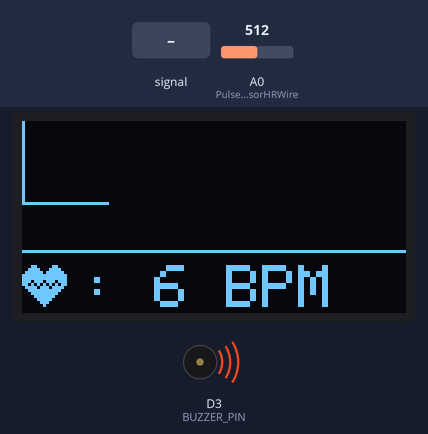
This sketch was run on a simulated ESP8266 (NodeMCU). Parts: 128×64 one-colour display, buzzer (waves = sounding, pin HIGH). The inputs (shaded band) are chosen by the test bench; at power-on: A0 (PulseSensorHRWire) = 512. WiFi joins after 1.5 s; servers stay silent unless stated; web services answer with replies made up by the test bench; what the sketch prints to the serial monitor is not drawn.

Above: at 7.8 s.
7.9 s: A0 (PulseSensorHRWire) fed a 200 Hz sine of ±81 counts around its level
At 8.36 s:
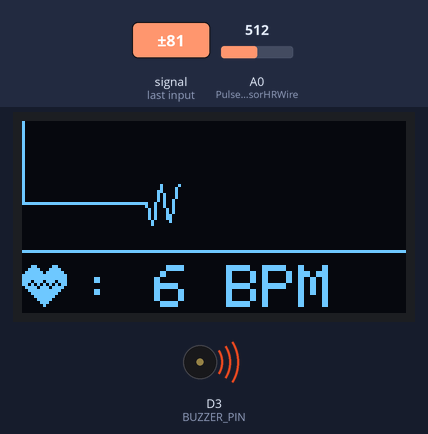
9.7 s: A0 (PulseSensorHRWire) set to 340
At 9.91 s:
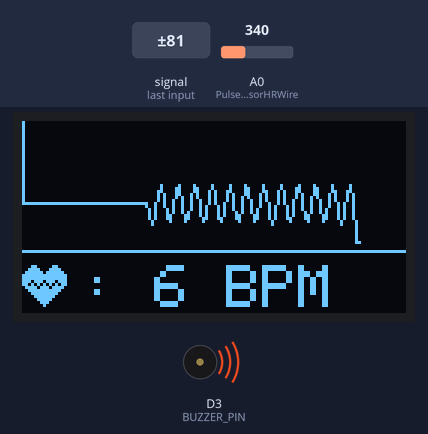
11.2 s: A0 (PulseSensorHRWire) fed a 1000 Hz sine of ±255 counts around its level
At 11.82 s:
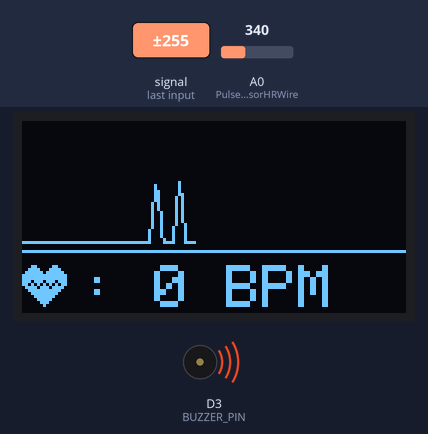
12.8 s: A0 (PulseSensorHRWire) set to 360
At 13.06 s:
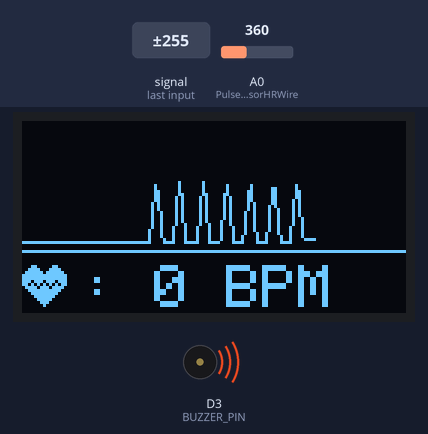
14.4 s: A0 (PulseSensorHRWire) set to 306
At 14.61 s:
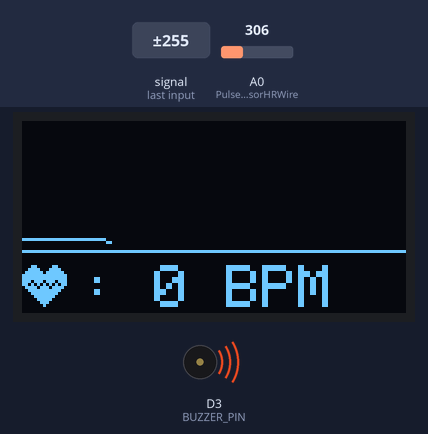
Timing chart, 0 to 16.9 s (numbered marks = the images above; inputs shaded):
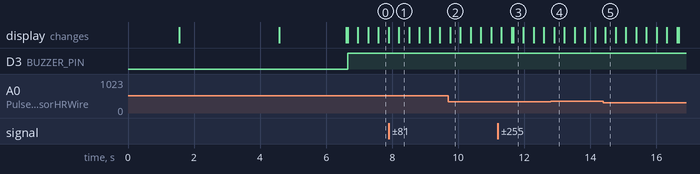

The sketch:

DetakJantung_Project.ino
```cpp
#include <ESP8266HTTPClient.h>
#include <SPI.h>
#include <ESP8266WiFi.h>
#include <ESP8266WiFiMulti.h>
#include <WiFiClient.h>
#include <Wire.h>
#include <Adafruit_GFX.h>
#include <Adafruit_SSD1306.h>
#include <UrlEncode.h>
#include <PulseSensorPlayground.h>

//Configure WiFi ssid and password
const char* ssid = "Nurhayoto";
const char* password = "yoto1012";
// siapkan variabel menampung url
//String url;
String phoneNumber = "+6281269767532";
String apiKey = "5533275";

#define SCREEN_WIDTH 128 //--> Lebar OLED Display
#define SCREEN_HEIGHT 64 //--> Tinggi OLED Display
#define OLED_RESET     -1 // Reset pin
Adafruit_SSD1306 display(SCREEN_WIDTH, SCREEN_HEIGHT, &Wire, OLED_RESET);
unsigned long previousMillisGetHR = 0; //--> menyimpan waktu millis ketika sudah diperbaharui (heartbeat)
unsigned long previousMillisResultHR = 0; //--> menyimpan waktu millis ketika sudah diperbaharui (BPM)
const long intervalGetHR = 20; //--> Interval pebacaan.
const long intervalResultHR = 5000; //--> Interval pembacaan setiap 5 detik
int PulseSensorSignal;
const int PulseSensorHRWire = A0;
const int BUZZER_PIN = D3;
int UpperThreshold = 120;
int LowerThreshold = 60;
int cntHB = 0;
boolean ThresholdStat = true; //--> variabel untuk mentriger detak jantung
int detak_jantung = 0;

int x=0;
int y=0;
int lastx=0;
int lasty=0;

//----------------------------------------'HaloTechLogo', 128x64px
const unsigned char HaloTechLogo [] PROGMEM = {
   0x00, 0x00, 0x00, 0x00, 0x00, 0x00, 0x00, 0x00, 0x00, 0x00, 0x00, 0x00, 0x00, 0x00, 0x00, 0x00,
	0x00, 0x00, 0x00, 0x00, 0x00, 0x00, 0x00, 0x00, 0x00, 0x00, 0x00, 0x00, 0x00, 0x00, 0x00, 0x00,
	0x00, 0x00, 0x00, 0x00, 0x00, 0x00, 0x00, 0x00, 0x00, 0x00, 0x00, 0x00, 0x00, 0x00, 0x00, 0x00,
	0x00, 0x00, 0x00, 0x00, 0x00, 0x00, 0x00, 0x00, 0x00, 0x00, 0x00, 0x00, 0x00, 0x00, 0x00, 0x00,
	0x00, 0x00, 0x00, 0x00, 0x00, 0x00, 0x00, 0x00, 0x00, 0x00, 0x00, 0x00, 0x00, 0x00, 0x00, 0x00,
	0x00, 0x00, 0x00, 0x00, 0x00, 0x00, 0x00, 0x00, 0x00, 0x00, 0x00, 0x00, 0x00, 0x00, 0x00, 0x00,
	0x00, 0x00, 0x00, 0x00, 0x00, 0x00, 0x00, 0x00, 0x00, 0x00, 0x00, 0x00, 0x00, 0x00, 0x00, 0x00,
	0x00, 0x00, 0x00, 0x00, 0x00, 0x00, 0x00, 0x00, 0x00, 0x00, 0x00, 0x00, 0x00, 0x00, 0x00, 0x00,
	0x00, 0x00, 0x00, 0x00, 0x00, 0x00, 0x00, 0x00, 0x00, 0x00, 0x00, 0x00, 0x00, 0x00, 0x00, 0x00,
	0x00, 0x00, 0x00, 0x00, 0x00, 0x00, 0x00, 0x00, 0x00, 0x00, 0x00, 0x00, 0x00, 0x00, 0x00, 0x00,
	0x00, 0x00, 0x00, 0x00, 0x00, 0x00, 0x00, 0x00, 0x00, 0x00, 0x00, 0x00, 0x00, 0x00, 0x00, 0x00,
	0x00, 0x00, 0x00, 0x00, 0x00, 0x00, 0x00, 0x00, 0x00, 0x00, 0x00, 0x00, 0x00, 0x00, 0x00, 0x00,
	0x00, 0x00, 0x00, 0x00, 0x00, 0x00, 0x00, 0x00, 0x00, 0x00, 0x00, 0x00, 0x00, 0x00, 0x00, 0x00,
	0x00, 0x00, 0x00, 0x00, 0x00, 0x00, 0x00, 0x00, 0x00, 0x00, 0x00, 0x00, 0x00, 0x00, 0x00, 0x00,
	0x00, 0x00, 0x00, 0x00, 0x00, 0x00, 0x00, 0x00, 0x00, 0x00, 0x00, 0x00, 0x00, 0x00, 0x00, 0x00,
	0x00, 0x00, 0x00, 0x00, 0x00, 0x00, 0x00, 0x00, 0x00, 0x00, 0x00, 0x00, 0x00, 0x00, 0x00, 0x00,
	0x00, 0x00, 0x00, 0x00, 0x00, 0x00, 0x00, 0x00, 0x00, 0x00, 0x00, 0x00, 0x00, 0x00, 0x00, 0x00,
	0x00, 0x00, 0x00, 0x00, 0x00, 0x00, 0x00, 0x00, 0x00, 0x00, 0x00, 0x00, 0x00, 0x00, 0x00, 0x00,
	0x00, 0x00, 0x00, 0x00, 0x00, 0x00, 0x00, 0x00, 0x00, 0x00, 0x00, 0x00, 0x00, 0x00, 0x00, 0x00,
	0x00, 0x00, 0x00, 0x00, 0x00, 0x00, 0x00, 0x84, 0x21, 0x00, 0x00, 0x00, 0x00, 0x00, 0x00, 0x00,
	0x00, 0x00, 0x00, 0x00, 0x00, 0x00, 0x00, 0x84, 0x21, 0x00, 0x00, 0x00, 0x00, 0x00, 0x00, 0x00,
	0x00, 0x00, 0x00, 0x00, 0x00, 0x00, 0x08, 0x00, 0x00, 0x10, 0x00, 0x00, 0x00, 0x00, 0x00, 0x00,
	0x00, 0x00, 0x00, 0x00, 0x00, 0x00, 0x11, 0x00, 0x00, 0x88, 0x00, 0x00, 0x00, 0x00, 0x00, 0x00,
	0x00, 0x00, 0x00, 0x00, 0x00, 0x00, 0x11, 0x00, 0x00, 0x88, 0x00, 0x00, 0x00, 0x00, 0x00, 0x00,
	0x00, 0x00, 0x00, 0x00, 0x00, 0x00, 0x11, 0x00, 0xd0, 0x88, 0x00, 0x00, 0x00, 0x00, 0x00, 0x00,
	0x00, 0x00, 0x00, 0x00, 0x00, 0x00, 0x11, 0x10, 0x00, 0x88, 0x00, 0x00, 0x00, 0x00, 0x00, 0x00,
	0x00, 0x00, 0x00, 0x00, 0x00, 0x00, 0x11, 0x20, 0x00, 0x88, 0x00, 0x00, 0x00, 0x00, 0x00, 0x00,
	0x00, 0x00, 0x00, 0x00, 0x00, 0x00, 0x11, 0x00, 0x04, 0x88, 0x00, 0x00, 0x00, 0x00, 0x00, 0x00,
	0x00, 0x00, 0x00, 0x00, 0x00, 0x00, 0x11, 0x00, 0x18, 0x88, 0x00, 0x00, 0x00, 0x00, 0x00, 0x00,
	0x00, 0x00, 0x00, 0x00, 0x00, 0x00, 0x11, 0x0a, 0x00, 0x88, 0x00, 0x00, 0x00, 0x00, 0x00, 0x00,
	0x00, 0x00, 0x00, 0x00, 0x00, 0x00, 0x11, 0x00, 0x00, 0x88, 0x00, 0x00, 0x00, 0x00, 0x00, 0x00,
	0x00, 0x00, 0x00, 0x00, 0x00, 0x00, 0x10, 0x00, 0x00, 0x08, 0x00, 0x00, 0x00, 0x00, 0x00, 0x00,
	0x00, 0x00, 0x00, 0x00, 0x00, 0x00, 0x08, 0x00, 0x00, 0x10, 0x00, 0x00, 0x00, 0x00, 0x00, 0x00,
	0x00, 0x00, 0x00, 0x00, 0x00, 0x00, 0x00, 0x84, 0x21, 0x00, 0x00, 0x00, 0x00, 0x00, 0x00, 0x00,
	0x00, 0x00, 0x00, 0x00, 0x00, 0x00, 0x00, 0x00, 0x00, 0x00, 0x00, 0x00, 0x00, 0x00, 0x00, 0x00,
	0x00, 0x00, 0x00, 0x00, 0x00, 0x00, 0x00, 0x00, 0x00, 0x00, 0x00, 0x00, 0x00, 0x00, 0x00, 0x00,
	0x00, 0x00, 0x00, 0x00, 0x00, 0x00, 0x00, 0x00, 0x00, 0x00, 0x00, 0x00, 0x00, 0x00, 0x00, 0x00,
	0x00, 0x00, 0x00, 0x00, 0x00, 0x00, 0x00, 0x00, 0x00, 0x00, 0x00, 0x00, 0x00, 0x00, 0x00, 0x00,
	0x00, 0x00, 0x00, 0x00, 0x00, 0x00, 0x00, 0x00, 0x00, 0x00, 0x00, 0x00, 0x00, 0x00, 0x00, 0x00,
	0x00, 0x0f, 0x00, 0x18, 0xc2, 0x38, 0x8e, 0x30, 0x08, 0xe2, 0x38, 0x63, 0x82, 0x78, 0x70, 0x00,
	0x00, 0x07, 0x80, 0x70, 0x70, 0x38, 0x1c, 0x1c, 0x00, 0xe0, 0x38, 0x07, 0x02, 0x38, 0x70, 0x00,
	0x00, 0x03, 0xc0, 0xf0, 0x78, 0x38, 0x38, 0x1c, 0x00, 0xe0, 0x38, 0x8f, 0x00, 0x38, 0x70, 0x00,
	0x00, 0x01, 0xe0, 0xf0, 0x78, 0x38, 0x38, 0x1c, 0x00, 0xe0, 0x38, 0x8f, 0x00, 0x38, 0x70, 0x00,
	0x00, 0x00, 0xe0, 0x70, 0x70, 0x38, 0x1c, 0x1c, 0x00, 0xe0, 0x38, 0x07, 0x00, 0x38, 0x70, 0x00,
	0x00, 0x00, 0xe0, 0x38, 0xe0, 0x38, 0x0c, 0x30, 0x00, 0xe0, 0x38, 0x63, 0x80, 0x38, 0x70, 0x00,
	0x00, 0x00, 0x00, 0x00, 0x00, 0x00, 0x00, 0x00, 0x00, 0x00, 0x00, 0x00, 0x00, 0x00, 0x00, 0x00,
	0x00, 0x00, 0x00, 0x00, 0x00, 0x00, 0x00, 0x00, 0x00, 0x00, 0x00, 0x00, 0x00, 0x00, 0x00, 0x00,
	0x00, 0x00, 0x00, 0x00, 0x00, 0x00, 0x00, 0x00, 0x00, 0x00, 0x00, 0x00, 0x00, 0x00, 0x00, 0x00,
	0x00, 0x00, 0x00, 0x00, 0x00, 0x00, 0x00, 0x00, 0x00, 0x00, 0x00, 0x00, 0x00, 0x00, 0x00, 0x00,
	0x00, 0x00, 0x00, 0x00, 0x00, 0x00, 0x00, 0x00, 0x00, 0x00, 0x00, 0x00, 0x00, 0x00, 0x00, 0x00,
	0x00, 0x00, 0x00, 0x00, 0x00, 0x00, 0x00, 0x00, 0x00, 0x00, 0x00, 0x00, 0x00, 0x00, 0x00, 0x00,
	0x00, 0x00, 0x00, 0x00, 0x00, 0x00, 0x00, 0x00, 0x00, 0x00, 0x00, 0x00, 0x00, 0x00, 0x00, 0x00,
	0x00, 0x00, 0x00, 0x00, 0x00, 0x00, 0x00, 0x00, 0x00, 0x00, 0x00, 0x00, 0x00, 0x00, 0x00, 0x00,
	0x00, 0x00, 0x00, 0x00, 0x00, 0x00, 0x00, 0x00, 0x00, 0x00, 0x00, 0x00, 0x00, 0x00, 0x00, 0x00,
	0x00, 0x00, 0x00, 0x00, 0x00, 0x00, 0x00, 0x00, 0x00, 0x00, 0x00, 0x00, 0x00, 0x00, 0x00, 0x00,
	0x00, 0x00, 0x00, 0x00, 0x00, 0x00, 0x00, 0x00, 0x00, 0x00, 0x00, 0x00, 0x00, 0x00, 0x00, 0x00,
	0x00, 0x00, 0x00, 0x00, 0x00, 0x00, 0x00, 0x00, 0x00, 0x00, 0x00, 0x00, 0x00, 0x00, 0x00, 0x00,
	0x00, 0x00, 0x00, 0x00, 0x00, 0x00, 0x00, 0x00, 0x00, 0x00, 0x00, 0x00, 0x00, 0x00, 0x00, 0x00,
	0x00, 0x00, 0x00, 0x00, 0x00, 0x00, 0x00, 0x00, 0x00, 0x00, 0x00, 0x00, 0x00, 0x00, 0x00, 0x00,
	0x00, 0x00, 0x00, 0x00, 0x00, 0x00, 0x00, 0x00, 0x00, 0x00, 0x00, 0x00, 0x00, 0x00, 0x00, 0x00,
	0x00, 0x00, 0x00, 0x00, 0x00, 0x00, 0x00, 0x00, 0x00, 0x00, 0x00, 0x00, 0x00, 0x00, 0x00, 0x00,
	0x00, 0x00, 0x00, 0x00, 0x00, 0x00, 0x00, 0x00, 0x00, 0x00, 0x00, 0x00, 0x00, 0x00, 0x00, 0x00,
	0x00, 0x00, 0x00, 0x00, 0x00, 0x00, 0x00, 0x00, 0x00, 0x00, 0x00, 0x00, 0x00, 0x00, 0x00, 0x00,
	0x00, 0x00, 0x00, 0x00, 0x00, 0x00, 0x00, 0x00, 0x00, 0x00, 0x00, 0x00, 0x00, 0x00, 0x00, 0x00
};
//---------------------------------------------------Logo Hati-----------------------------------
const unsigned char Heart_Icon [] PROGMEM = {
  0x00, 0x00, 0x18, 0x30, 0x3c, 0x78, 0x7e, 0xfc, 0xff, 0xfe, 0xff, 0xfe, 0xee, 0xee, 0xd5, 0x56,
  0x7b, 0xbc, 0x3f, 0xf8, 0x1f, 0xf0, 0x0f, 0xe0, 0x07, 0xc0, 0x03, 0x80, 0x01, 0x00, 0x00, 0x00
};

void setup() {
   pinMode(BUZZER_PIN, OUTPUT);
 Serial.begin(9600);
  //WAKoper.begin(ssid, pass);

 WiFi.begin(ssid, password);
  Serial.println("Connecting");
  while(WiFi.status() != WL_CONNECTED) {
    delay(500);
    Serial.print(".");
  }
  Serial.println("");
  Serial.print("Connected to WiFi network with IP Address: ");
  Serial.println(WiFi.localIP());


  if(!display.begin(SSD1306_SWITCHCAPVCC, 0x3C)) {
    Serial.println(F("SSD1306 allocation failed"));
    for(;;);
  }
  //----------------------------------------menampilkan logo
  display.clearDisplay();
  display.drawBitmap(0, 0, HaloTechLogo, 128, 64, WHITE);
  display.display();
  delay(3000);

  //----------------------------------------menampilkan nilai bpm
  display.clearDisplay();
  display.setTextSize(1);
  display.setTextColor(WHITE);

  display.setCursor(20, 5);
  display.print("Please Waiting");

  display.setCursor(42, 20);
  display.print("To get");

  display.setCursor(4, 35);
  display.print("The Heart Rate value");

  display.display();
  delay(2000);

  //----------------------------------------tampilan pertama mebuat nilai bpm 0
  display.clearDisplay();
  display.drawBitmap(0, 47, Heart_Icon, 16, 16, WHITE);

  display.drawLine(0, 43, 127, 43, WHITE);

  display.setTextSize(2);
  display.setTextColor(WHITE);
  display.setCursor(20, 48);
  display.print(": 0 BPM");
  display.display();
  Serial.println();
  Serial.println("Please wait 10 seconds to get the BPM Value");
}

void loop() {

  GetHeartRate();
  }

void GetHeartRate() {
  //----------------------------------------proses pembacaan.
  unsigned long currentMillisGetHR = millis();

  if (currentMillisGetHR - previousMillisGetHR >= intervalGetHR) {
    previousMillisGetHR = currentMillisGetHR;

    PulseSensorSignal = analogRead(PulseSensorHRWire);
    Serial.print(PulseSensorSignal);
    Serial.print("   ");

    if (PulseSensorSignal > UpperThreshold && ThresholdStat == true) {
      cntHB++;
      ThresholdStat = false;
    }

    if (PulseSensorSignal < LowerThreshold) {
      ThresholdStat = true;
    }

    DrawGraph();
  }
  //Konversi pembacaan Analog ke nilai BPM
  unsigned long currentMillisResultHR = millis();

  if (currentMillisResultHR - previousMillisResultHR >= intervalResultHR) {
    previousMillisResultHR = currentMillisResultHR;

    detak_jantung = cntHB * 6;
    Serial.print("BPM : ");
    Serial.println(detak_jantung);

    display.fillRect(20, 48, 108, 18, BLACK);

    display.drawBitmap(0, 47, Heart_Icon, 16, 16, WHITE);
    display.drawLine(0, 43, 127, 43, WHITE);

    display.setTextSize(2);
    display.setTextColor(WHITE);
    display.setCursor(20, 48);
    display.print(": ");
    display.print(detak_jantung);
    display.print(" BPM");
    display.display();
   if (detak_jantung < 60 || detak_jantung > 120) {
  digitalWrite(BUZZER_PIN, HIGH);
  Serial.println("anda mengalami kelelahan berkendara");

  sendMessage("HEY YOTO detak jantung anda tidak normal, kami peduli dengan keselamatan anda! jika anda merasa lelah saat berkendara,yang harus ada lakukan:Istirahat sejenak sekitar 15-20 menit,Lakukan sedikit peregangan untuk mengembalikan energi dan Minum air.  ");


} else {
  digitalWrite(BUZZER_PIN, LOW);
  Serial.println("HEY YOTO anda keadaan normal tetap berhati-hati dalam berkendara dan hindari penggunaan gadget saat berkendara,jika terpaksa mau menggunakn gadget sebaiknya anda menepi dahulu.");
  sendMessage("HEY YOTO anda keadaan normal tetap berhati-hati dalam berkendara dan hindari penggunaan gadget saat berkendara,jika terpaksa mau menggunakan gadget sebaiknya anda menepi dahulu.");

}

    cntHB = 0;
  }
}
//--------------------------------------------------------------------------------membuat grafik
void DrawGraph() {
  if (x > 127) {
    display.fillRect(0, 0, 128, 42, BLACK);
    x = 0;
    lastx = 0;
  }
  int ySignal = PulseSensorSignal;

  if (ySignal > 850) ySignal = 850;
  if (ySignal < 350) ySignal = 350;

  int ySignalMap = map(ySignal, 350, 850, 0, 40);

  y = 40 - ySignalMap;
  Serial.println(y);
  display.writeLine(lastx,lasty,x,y,WHITE);
  display.display();
  lastx = x;
  lasty = y;

  x++;
}

void sendMessage(String message){

  // Data to send with HTTP POST
  String url = "http://api.callmebot.com/whatsapp.php?phone=" + phoneNumber + "&apikey=" + apiKey + "&text=" + urlEncode(message);
  WiFiClient client;
  HTTPClient http;
  http.begin(client, url);

  // Specify content-type header
  http.addHeader("Content-Type", "application/x-www-form-urlencoded");

  // Send HTTP POST request
  int httpResponseCode = http.POST(url);
  if (httpResponseCode == 200){
    Serial.print("Message sent successfully");
  }
  else{
    Serial.println("Error sending the message");
    Serial.print("HTTP response code: ");
    Serial.println(httpResponseCode);
  }

  // Free resources
  http.end();
}
```
